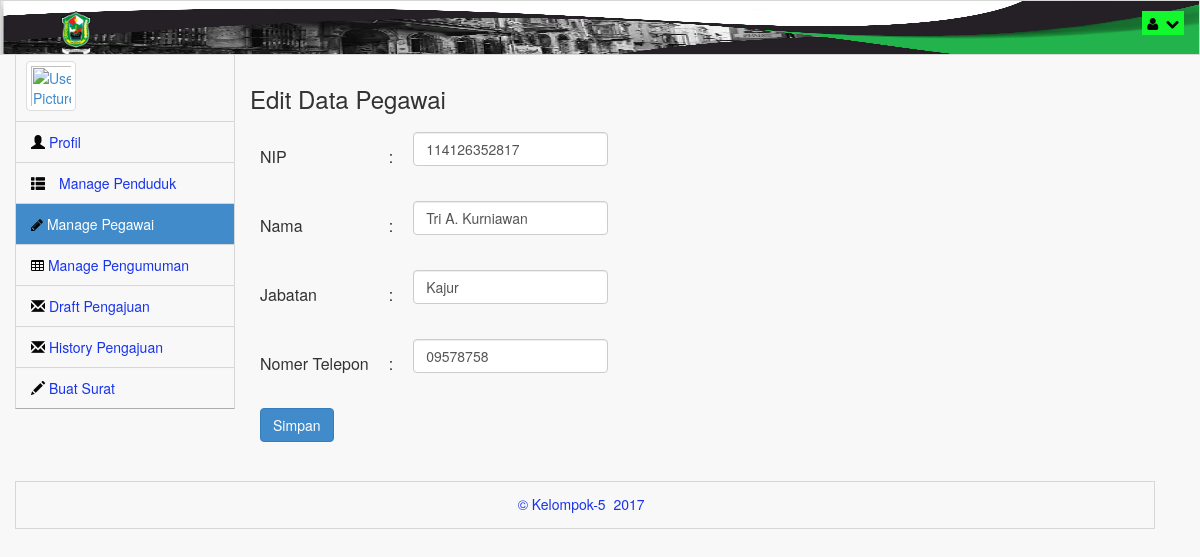
Page /index.php/c_admin/showEditPegawai/114126352817 on the committed database.
### tables this page shows
CREATE TABLE `data_pegawai` (
  `NIP` varchar(30) NOT NULL,
  `Jabatan` varchar(10) NOT NULL,
  `Nama` varchar(20) NOT NULL,
  `No_Telp` varchar(20) NOT NULL
);

### application/controllers/c_admin.php (called while the page is built, shortened)
<?php
class c_admin extends CI_Controller
{
	function __construct(){
		$this->load->library('session');
		$this->load->model('m_user');
		$this->load->model('m_penduduk');
		$this->load->model('m_surat');
		$this->load->model('m_pegawai');
		$this->load->model('m_pengumuman');
		$this->load->model('m_admin');
	}
	public function showEditPegawai($NIP){
		$data['dataAdmin'] = $this->m_admin->getDataAdmin($this->session->userdata('id'))->row();
		$data['dataPegawai'] = $this->m_pegawai->getDataPegawai($NIP)->row();
		$data['jenis'] = "Edit";
		$data['jenisKlik'] = "pegawai";
		$this->load->view('views_Admin/Tampilan_editPegawai', $data);
	}
}
?>

### index.php (called while the page is built, shortened)
<?php
require_once BASEPATH.'core/CodeIgniter.php';

### application/models/m_pegawai.php (called while the page is built, shortened)
<?php
class m_pegawai extends CI_Model{
	function getDataPegawai($NIP){
		$this->db->where('NIP',$NIP);
		$this->db->select('*');
		$this->db->from('data_pegawai');
		return $this->db->get();
	}
}
?>

### application/views/views_Admin/Tampilan_editPegawai.php (the view, shortened to what this page needs)
<?php
$NIPnew="";
$Nama="";
$Jabatan="";
$No_Telp="";
if ($jenis == "Edit") {
 	$NIPnew = $dataPegawai->NIP;
 	$Nama = $dataPegawai->Nama;
 	$Jabatan = $dataPegawai->Jabatan;
 	$No_Telp = $dataPegawai->No_Telp;
 };
  ?>
<head>
	<?php include "head_Admin.php"; ?>
</head>
<body class="padTop53 " >
	<?php include "headerNav_Admin.php"; ?>
	<div id="content" style="width: 80%;">
		<div class="panel-body">
			<div class="login-form">
				<form action="<?php if ($jenis == 'Edit') {
					echo site_url('c_admin/editPegawai');
				}else{
					echo site_url('c_admin/addPegawai');
					} ;?>" method="post">
					<?php if($jenis == 'Edit') {
						echo "<h3>Edit Data Pegawai</h3>";
					}else {
						echo "<h3>Add Data Pegawai</h3>";
					}?>
						<table cellpadding="10px;">
							<tr>
								<td>NIP</td>
								<td> : </td>
								<td>
									<div class="form-group">
										<input class="form-control" placeholder="NIP" name="nipnew" value="<?php echo $NIPnew ; ?>" autofocus required>
									</div>
								</td>
							</tr>
							<tr>
								<td>Nama</td>
								<td> : </td>
								<td>
									<div class="form-group">
										<input class="form-control" placeholder="Nama" name="nama" value="<?php echo $Nama ; ?>" autofocus required>
									</div>
								</td>
							</tr>
							<tr>
								<td>Jabatan</td>
								<td> : </td>
								<td>
									<div class="form-group">
										<input class="form-control" placeholder="Jabatan" name="jabatan" value="<?php echo $Jabatan ; ?>" autofocus required>
									</div>
								</td>
							</tr>
							<tr>
								<td>Nomer Telepon</td>
								<td> : </td>
								<td>
									<div class="form-group">
										<input class="form-control" placeholder="Telepon" name="no_telp" value="<?php echo $No_Telp ; ?>" autofocus required>
									</div>
								</td>
							</tr>
							<tr>
								<td><button class="btn btn-primary" name="Aksi" >Simpan</button></td>
							</tr>
						</table>
					</form>
				</div>
			</div>
		</div>
		<?php include "footer_Admin.php"; ?>
	</body>

### asset/css_admin/css/main.css (style rules this page uses)
@media (min-width: 768px) { html, body { height: 100%; } }
body.padTop53 { padding-top: 75px; overflow: visible; }
@media (min-width: 802px) { body.padTop53 { padding-top: 51px; } }
@media (min-width: 768px) { #content { margin-left: 100px; } }
@media (min-width: 992px) { #content { margin-left: 220px; } }
#content { -webkit-transition: margin 0.4s; transition: margin 0.4s; }

### asset/css_admin/css/MoneAdmin.css (style rules this page uses)
body { background-color: #f8f8f8; }

### rows in the picture
data_pegawai: nipnew "114126352817", nama "Tri A. Kurniawan", jabatan "Kajur", no_telp "09578758"
